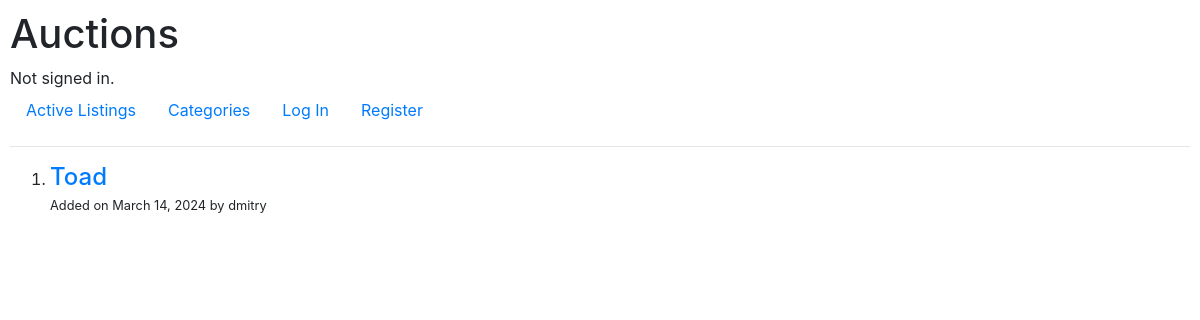
Screenshot of /categories/1 with the database file from the repository.
### auctions/models.py (models this page shows, shortened)
class Listing(models.Model):
    name = models.CharField(max_length=128)
    description = models.CharField(
        max_length=1024,
        help_text="Please provide a detailed description of the item being auctioned."
        )
    starting_bid = models.DecimalField(
        max_digits=10,
        decimal_places=2,
        validators=[MinValueValidator(0.01)],
        help_text="The minimum amount that a bidder can offer for this item."
    )
    watchlist = models.ManyToManyField('Watchlist', related_name='listings', blank=True)
    bids = models.ManyToManyField('Bid', related_name='listing_bids', blank=True)
    created_at = models.DateTimeField(auto_now_add=True)
    created_by = models.ForeignKey(User, on_delete=models.CASCADE, related_name='listings')
    num_bids = models.PositiveIntegerField(default=0)
    active = models.BooleanField(default=True)
    categories = models.ManyToManyField('Category', blank=True, related_name="category_listings")
    image = models.ImageField(upload_to='listing_images/', blank=True, null=True)

class User(AbstractUser):
    pass

### auctions/views.py (the view)
# urls.py: path("categories/<int:category_pk>", views.category, name="category")
def category(request, category_pk):
    category = get_object_or_404(Category, pk=category_pk)
    listings = category.category_listings.all().order_by('-created_at')
    return render(request, "auctions/category.html", {
        "listings": listings
    })

### auctions/context_processors.py (called while the page is built)
def watchlist_items(request):
    num_items = 0
    if request.user.is_authenticated:
        watchlist = Watchlist.objects.filter(user=request.user).annotate(num_listings=Count('listings'))
        if watchlist.exists():
            num_items = watchlist.first().num_listings
    return {'num_items': num_items}

### auctions/templates/auctions/category.html
{% extends "auctions/layout.html" %}
{% block body %}
    <ol>
    {% for  listing in listings %}
        <li><h4><a href="{% url 'listing' listing.pk %}">{{ listing.name }}</a></h4><span class="published"> Added on {{ listing.created_at|date:"F j, Y" }} by {{ listing.created_by }}</span></li>
    {% endfor %}
    </ol>
{% endblock%}

### auctions/static/auctions/styles.css (style rules this page uses)
body { padding: 10px; }
.listing-title h1, h3, h4 { margin: 0 5px 0 0; }
.published { font-size: 0.8em; }

### rows the page displays
Listing: name "Toad", created_at "March 14, 2024", created_by "dmitry"
